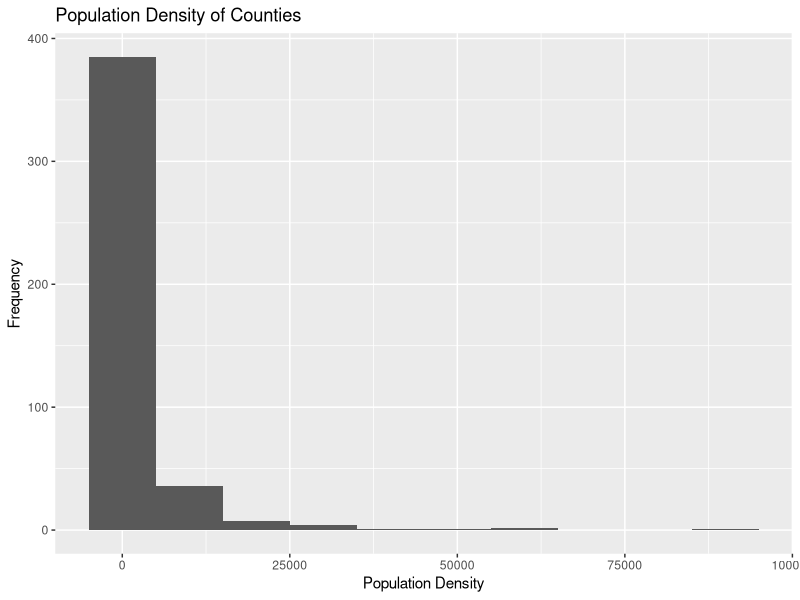
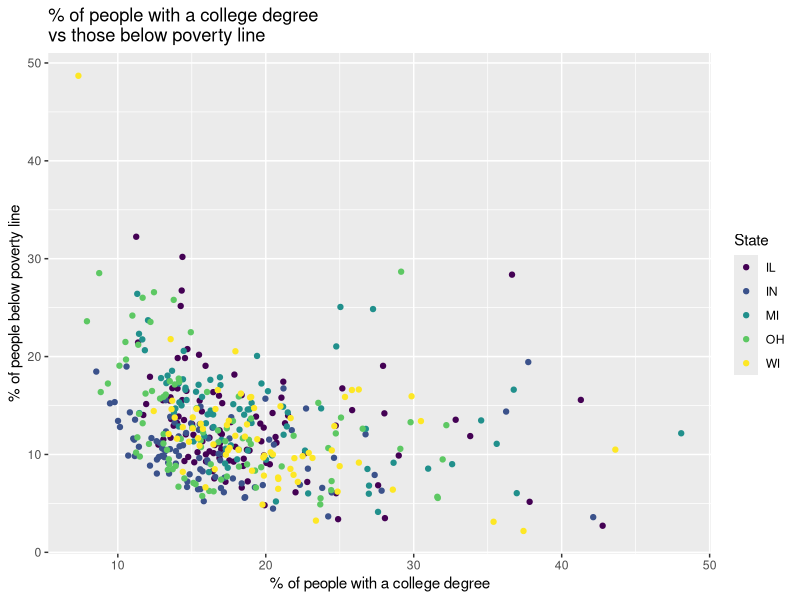
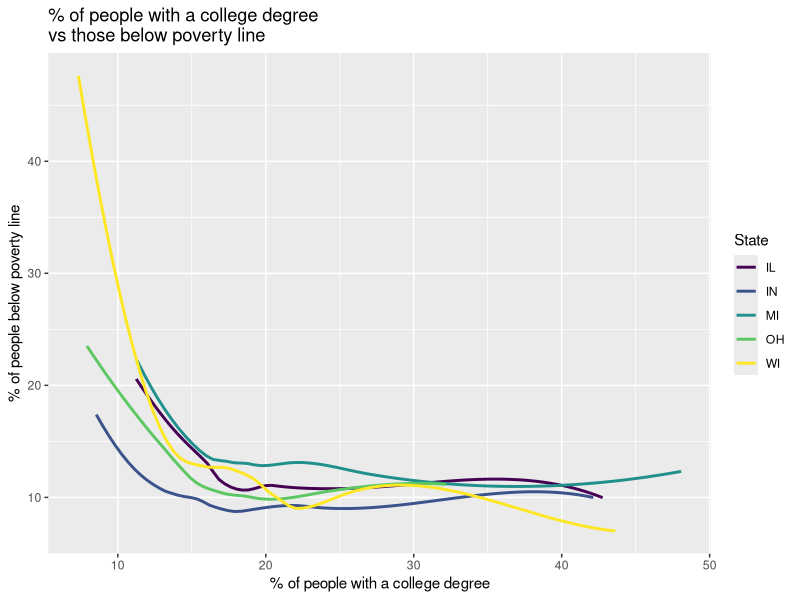
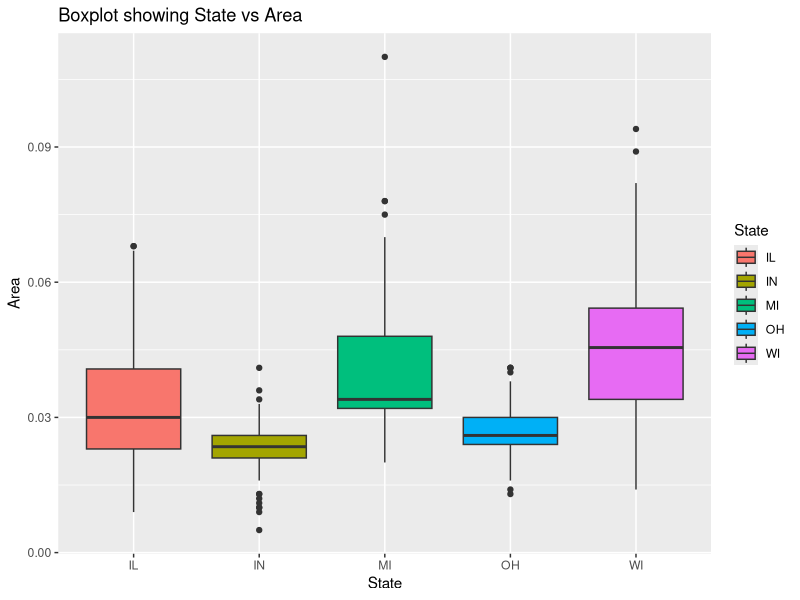
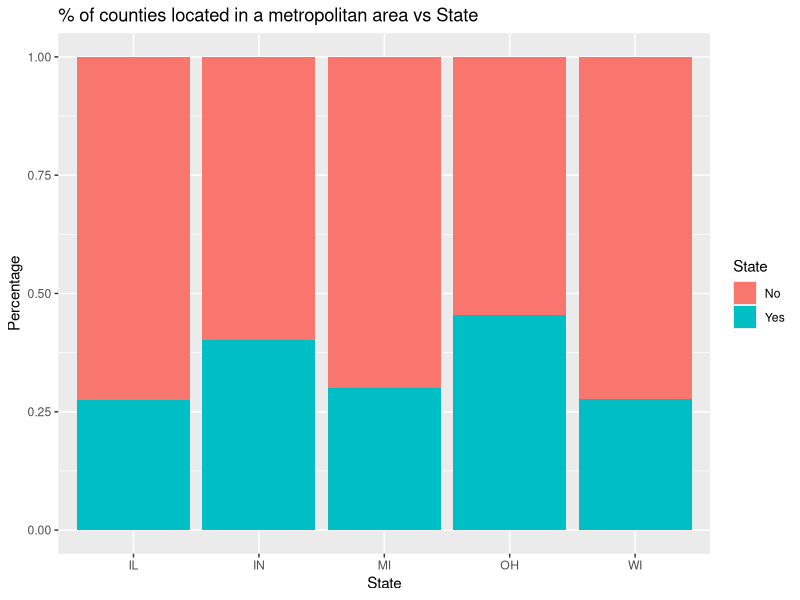
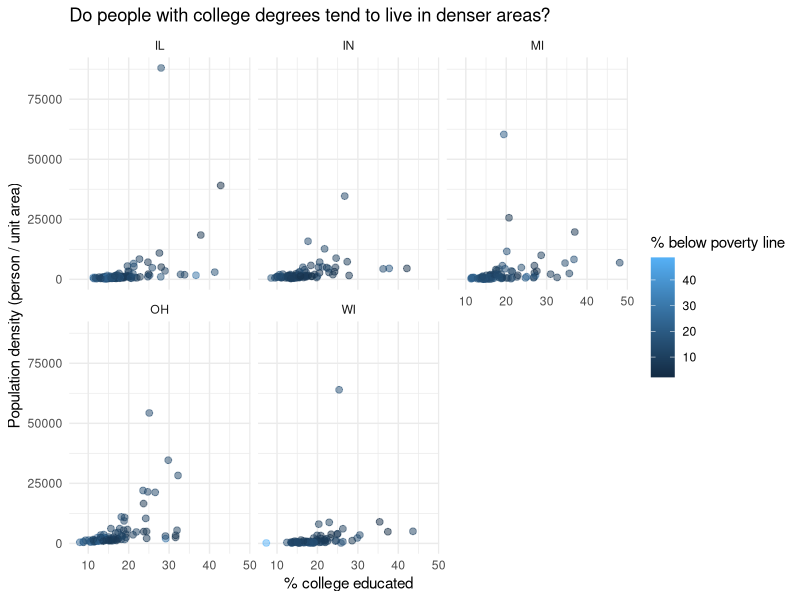

The R script that drew these images, in order:
## ---- chunk 1
#| label: load-packages
#| message: false

library(tidyverse)
library(viridis)
## ---- chunk 2
#| label: Exercise-1-histogram

ggplot(midwest,
       aes(x = popdensity)) +
  geom_histogram(binwidth = 10000) +
  labs(
    x = "Population Density",
    y = "Frequency",
    title = "Population Density of Counties"
  )
## ---- chunk 3
#| label: Exercise-2-scatterplot

ggplot(midwest,
       aes(x = percollege, y = percbelowpoverty, color = state)) +
  geom_point() +
  labs(
    x = "% of people with a college degree",
    y = "% of people below poverty line",
    title = "% of people with a college degree \nvs those below poverty line",
    color = "State"
  ) +
  scale_color_viridis_d()
## ---- chunk 4
#| label: Exercise-4-curve

ggplot(midwest,
       aes(x = percollege, y = percbelowpoverty, color = state)) +
  geom_smooth(se = FALSE) +
  labs(
    x = "% of people with a college degree",
    y = "% of people below poverty line",
    title = "% of people with a college degree \nvs those below poverty line",
    color = "State"
  ) +
  scale_color_viridis_d() 
  # can also work as scale_color_viridis(discrete = TRUE)
## ---- chunk 5
#| label: Exercise-5-boxplot

ggplot(midwest,
       aes(x = state, y = area, fill = state)) +
  geom_boxplot() +
  labs(
    x = "State",
    y = "Area",
    title = "Boxplot showing State vs Area",
    fill = "State"
  ) 

## ---- chunk 6
#| label: Exercise-6-segmented-bar-chart

midwest <- midwest |>
  mutate(metro = if_else(inmetro == 1, "Yes", "No"))
ggplot(midwest,
       aes(x = state, fill = metro)) +
  geom_bar(position = "fill") +
labs(
    x = "State",
    y = "Percentage",
    title = "% of counties located in a metropolitan area vs State",
    fill = "State"
  ) 
## ---- chunk 7
#| label: Exercise-7-faceted_scatterplot

ggplot(midwest,
       aes(x = percollege, y = popdensity, color = percbelowpoverty)) +
  geom_point(size = 2, alpha = 0.5) +
  facet_wrap(~ state) +
  labs(
    x = "% college educated",
    y = "Population density (person / unit area)",
    title = "Do people with college degrees tend to live in denser areas?",
    color = "% below poverty line"
  ) +
  theme_minimal()
